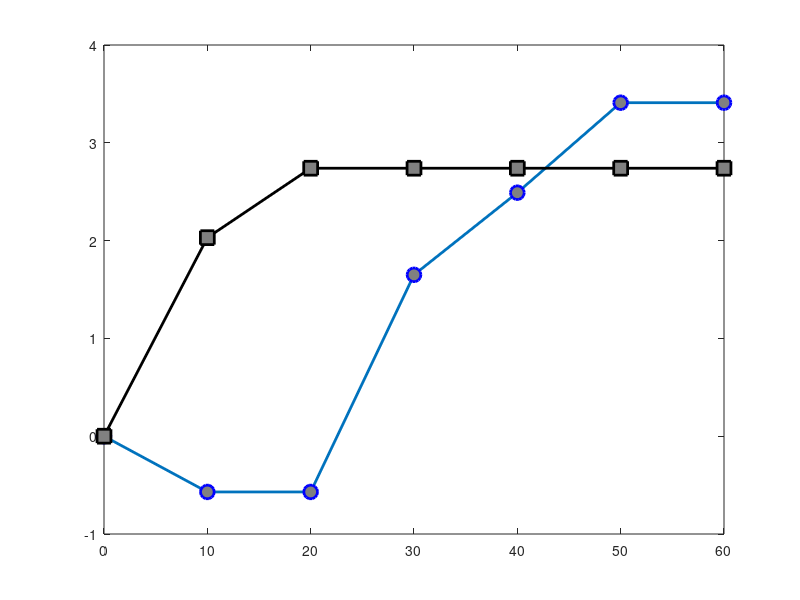

Here is the MATLAB script that generated this plot: (Note: this script raises an error after producing the figure.)
x1=[0
    -0.57
    -0.57
    1.65
    2.49
    3.41
    3.41];
x2=[0
    2.03
    2.74
    2.74
    2.74
    2.74
    2.74];
x4=[0
    2.40
    2.40
    2.40
    2.40
    2.40
    2.40];
y=0:10:60;
x1max=max(x1);
y1max=find(x1==x1max);
y1max=0+(y1max-1)*10;
x2max=max(x2);
y2max=find(x2==x2max);
y2max=0+(y2max-1)*10;
x4max=max(x4);
y4max=find(x4==x4max);
y4max=0+(y4max-1)*10;
figure
plot(y,x1,'-o','LineWidth',2,...
    'MarkerSize',10,...
    'MarkerEdgeColor','b',...
    'MarkerFaceColor',[0.5,0.5,0.5])
hold on
plot(y,x2,'-ks','LineWidth',2,...
    'MarkerSize',10,...
    'MarkerEdgeColor','k',...
    'MarkerFaceColor',[0.5,0.5,0.5])
plot(y,x4,'-P','LineWidth',2,...
    'MarkerSize',10,...
    'MarkerEdgeColor','r',...
    'MarkerFaceColor',[0.5,0.5,0.5])
plot(y1max,x1max,'-^','LineWidth',2,...
    'MarkerSize',20,...
    'MarkerEdgeColor','r',...
    'MarkerFaceColor',[0.5,0.5,0.5])
plot(y2max,x2max,'-^','LineWidth',2,...
    'MarkerSize',20,...
    'MarkerEdgeColor','r',...
    'MarkerFaceColor',[0.5,0.5,0.5])
plot(y4max,x4max,'-^','LineWidth',2,...
    'MarkerSize',20,...
    'MarkerEdgeColor','r',...
    'MarkerFaceColor',[0.5,0.5,0.5])
legend('MNIST-1','MNIST-2','MNIST-4','location','best')
xlabel('Minutes','fontweight','bold','FontSize',16)
set(gca,'XTickLabelMode','auto')
ylabel('Max Gain(%)','fontweight','bold','FontSize',16)
set(gca,'XLim',[0 60])
%set(leg,'location','best')
ax = gca;
ax.FontSize = 16; 
fig = gcf;
fig.PaperPositionMode = 'auto'
fig_pos = fig.PaperPosition;
fig.PaperSize = [fig_pos(3) fig_pos(4)];
print(fig, 'MNIST_time.pdf', '-dpdf')